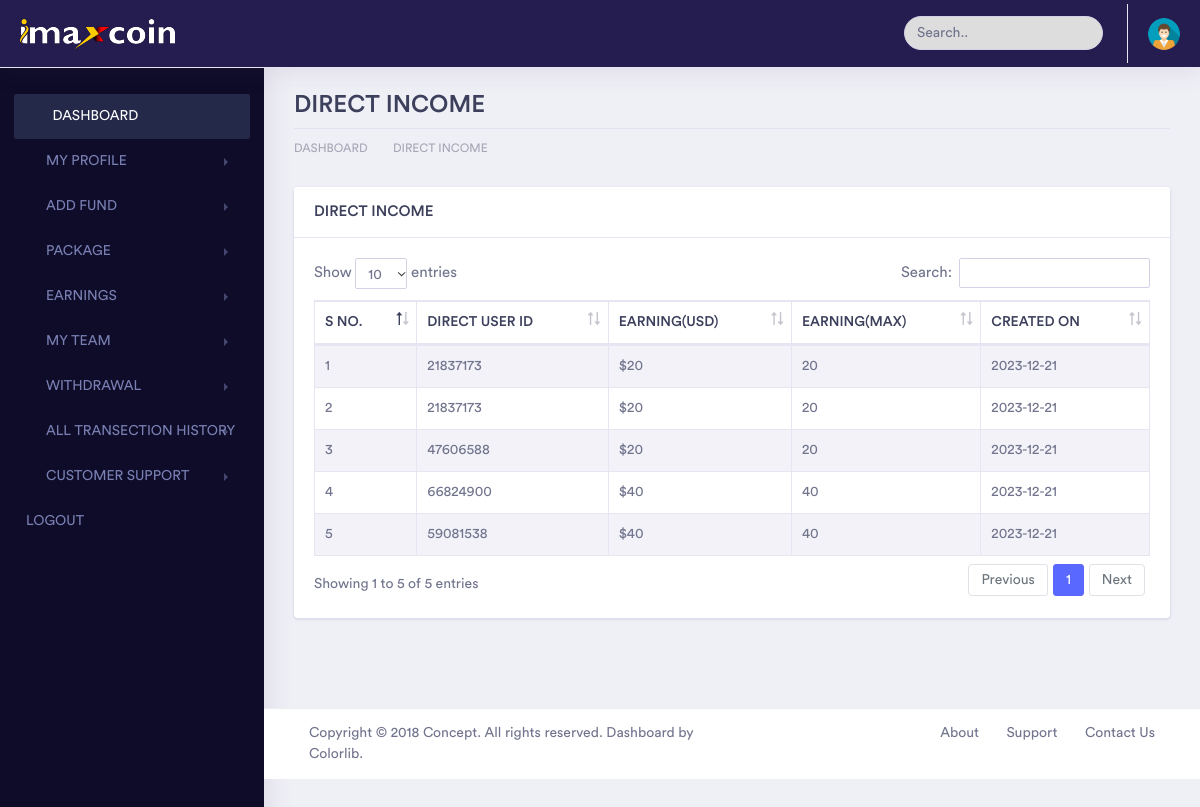
/admin/dream-bonus.php (signed in), run on the app's committed database.
### tables this page shows
CREATE TABLE `direct_income` (
  `id` int(11) NOT NULL,
  `user_id` varchar(11) NOT NULL,
  `amount` float NOT NULL,
  `d_date` date NOT NULL,
  `income_by` varchar(11) NOT NULL
);

### admin/elements/connection.php (called while the page is built, shortened)
<?php
 if(isset($_SESSION['session_id']) && isset($_SESSION['user_id'])){
    $my_id=$_SESSION['user_id'];
 }
 else{
 	header("Location:index.php");
 }
?>

### admin/dream-bonus.php (the view, shortened to what this page needs)
<!doctype html>
<html lang="en">
<?php include_once("elements/connection.php");?>
<head>
    <link rel="stylesheet" href="assets/vendor/bootstrap/css/bootstrap.min.css">
    <link href="assets/vendor/fonts/circular-std/style.css" rel="stylesheet">
    <link rel="stylesheet" href="assets/libs/css/style.css">
    <link rel="stylesheet" href="assets/vendor/fonts/fontawesome/css/fontawesome-all.css">
    <link rel="stylesheet" type="text/css" href="assets/vendor/datatables/css/dataTables.bootstrap4.css">
    <link rel="stylesheet" type="text/css" href="assets/vendor/datatables/css/buttons.bootstrap4.css">
    <link rel="stylesheet" type="text/css" href="assets/vendor/datatables/css/select.bootstrap4.css">
    <link rel="stylesheet" type="text/css" href="assets/vendor/datatables/css/fixedHeader.bootstrap4.css">
</head>
<?php include("elements/sidebar.php");?>
<div class="dashboard-wrapper">
            <div class="container-fluid  dashboard-content">
                <?php $price=mysqli_fetch_array(mysqli_query($conn,"SELECT price FROM imax_price WHERE id=1"));?>
                <div class="row">
                    <div class="col-xl-12 col-lg-12 col-md-12 col-sm-12 col-12">
                        <div class="page-header">
                            <h2 class="pageheader-title">DIRECT INCOME</h2>
                            <div class="page-breadcrumb">
                                <nav aria-label="breadcrumb">
                                    <ol class="breadcrumb">
                                        <li class="breadcrumb-item"><a href="#" class="breadcrumb-link">DASHBOARD</a></li>
                                        <li class="breadcrumb-item"><a href="#" class="breadcrumb-link">DIRECT INCOME</a></li>
                                    </ol>
                                </nav>
                            </div>
                        </div>
                    </div>
                </div>
                <div class="row">
                    <div class="col-xl-12 col-lg-12 col-md-12 col-sm-12 col-12">
                        <div class="card">
                            <div class="card-header">
                                <h5 class="mb-0">DIRECT INCOME</h5>
                            </div>
                            <div class="card-body">
                                <div class="table-responsive">
                                    <table id="example4" class="table table-striped table-bordered" style="width:100%">
                                        <thead>
                                            <tr>
                                                <th>S NO.</th>
                                                <th>DIRECT USER ID</th>
                                                <th>EARNING(USD)</th>
                                                <th>EARNING(MAX)</th>
                                                <th>CREATED ON</th>
                                            </tr>
                                        </thead>
                                        <tbody>
                                            <?php
                                            $a=0;
                                            $data=mysqli_query($conn,"SELECT * FROM direct_income WHERE user_id=$my_id");
                                            while($d=mysqli_fetch_array($data)){
                                                ?>
                                                <tr>
                                                    <td><?php echo ++$a?></td>
                                                    <td><?php echo $d['income_by'] ?></td>
                                                    <td>$<?php echo $d['amount']?></td>
                                                    <td><?php echo $d['amount']/$price['price']?></td>
                                                    <td><?php echo $d['d_date']?></td>
                                                </tr>
                                                <?php
                                            }
                                            ?>
                                        </tbody>
                                    </table>
                                </div>
                            </div>
                        </div>
                    </div>
                </div>
            </div>
            <div class="footer">
                <div class="container-fluid">
                    <div class="row">
                        <div class="col-xl-6 col-lg-6 col-md-12 col-sm-12 col-12">
                            Copyright © 2018 Concept. All rights reserved. Dashboard by <a href="https://colorlib.com/wp/">Colorlib</a>.
                        </div>
                        <div class="col-xl-6 col-lg-6 col-md-12 col-sm-12 col-12">
                            <div class="text-md-right footer-links d-none d-sm-block">
                                <a href="javascript: void(0);">About</a>
                                <a href="javascript: void(0);">Support</a>
                                <a href="javascript: void(0);">Contact Us</a>
                            </div>
                        </div>
                    </div>
                </div>
            </div>
        </div>
    </div>
</body>
</html>

### admin/elements/sidebar.php (shortened to what this page needs)
<body>
    <div class="dashboard-main-wrapper">
        <div class="dashboard-header">
            <nav class="navbar navbar-expand-lg  fixed-top" style="background:#251C50; ;">
                <a class="navbar-brand" href="dasboard2.php"><img src="assets/images/logo1.png"></a>
                <div class="collapse navbar-collapse " id="navbarSupportedContent">
                    <ul class="navbar-nav ml-auto navbar-right-top">
                        <li class="nav-item">
                            <div id="custom-search" class="top-search-bar">
                                <input class="form-control" type="text" placeholder="Search.." style="background: #dddddd;border-radius:20vh ;">
                            </div>
                        </li>
                        <li class="nav-item dropdown nav-user">
                            <a class="nav-link nav-user-img" href="#" id="navbarDropdownMenuLink2" data-toggle="dropdown" aria-haspopup="true" aria-expanded="false"><img src="assets/images/default2.png" alt="" class="user-avatar-md rounded-circle"></a>
                        </li>
                    </ul>
                </div>
            </nav>
        </div>
        <div class="nav-left-sidebar sidebar-dark">
            <div class="menu-list">
                <nav class="navbar navbar-expand-lg navbar-light">
                    <div class="collapse navbar-collapse" id="navbarNav">
                        <ul class="navbar-nav flex-column">
                            <li class="nav-divider">
                            </li>
                             <li class="nav-item active">
                                <a class="nav-link nav-link active" href="dasboard2.php"  ><i class="fa fa-fw fa-user-circle"></i>DASHBOARD</a>
                            </li>
                            <li class="nav-item">
                                <a class="nav-link" href="#" data-toggle="collapse" aria-expanded="false" data-target="#submenu-1" aria-controls="submenu-1"><i class="fas fa-user"></i>MY PROFILE</a>
                            </li>
                            <li class="nav-item">
                                <a class="nav-link" href="#" data-toggle="collapse" aria-expanded="false" data-target="#submenu-2" aria-controls="submenu-2"><i class=" fab fa-bitcoin"></i>ADD FUND</a>
                            </li>
                             <li class="nav-item">
                                <a class="nav-link" href="#" data-toggle="collapse" aria-expanded="false" data-target="#submenu-3" aria-controls="submenu-3"><i class="fab fa-product-hunt"></i>PACKAGE</a>
                            </li>
                            <li class="nav-item">
                                <a class="nav-link" href="#" data-toggle="collapse" aria-expanded="false" data-target="#submenu-4" aria-controls="submenu-4"><i class=" fas fa-rocket"></i>EARNINGS</a>
                            </li>
                            <li class="nav-item">
                                <a class="nav-link" href="#" data-toggle="collapse" aria-expanded="false" data-target="#submenu-5" aria-controls="submenu-5"><i class="fas fa-people-carry"></i>MY TEAM</a>
                            </li>
                            <li class="nav-item">
                                <a class="nav-link" href="#" data-toggle="collapse" aria-expanded="false" data-target="#submenu-6" aria-controls="submenu-6"><i class=" fas fa-hand-holding-usd "></i>WITHDRAWAL</a>
                            </li>
                            <li class="nav-item">
                                <a class="nav-link" href="#" data-toggle="collapse" aria-expanded="false" data-target="#submenu-8" aria-controls="submenu-8"><i class=" fas fa-piggy-bank"></i>ALL TRANSECTION HISTORY</a>
                            </li>
                            <li class="nav-item">
                                <a class="nav-link" href="#" data-toggle="collapse" aria-expanded="false" data-target="#submenu-9" aria-controls="submenu-9"><i class="fas fa-hands-helping"></i>CUSTOMER SUPPORT</a>
                            </li>
                            <li class="nav-item">
                                <a class="nav-link" href="logout.php"  >LOGOUT</a>
                            </li>
                            <li class="nav-divider">
                            </li>
                        </ul>
                    </div>
                </nav>
            </div>
        </div>

### data on the page
direct_income: income_by "21837173", amount "20", $d['amount']/$price['price'] "20", d_date "2023-12-21"
direct_income: income_by "21837173", amount "20", $d['amount']/$price['price'] "20", d_date "2023-12-21"
direct_income: income_by "47606588", amount "20", $d['amount']/$price['price'] "20", d_date "2023-12-21"
direct_income: income_by "66824900", amount "40", $d['amount']/$price['price'] "40", d_date "2023-12-21"
direct_income: income_by "59081538", amount "40", $d['amount']/$price['price'] "40", d_date "2023-12-21"
